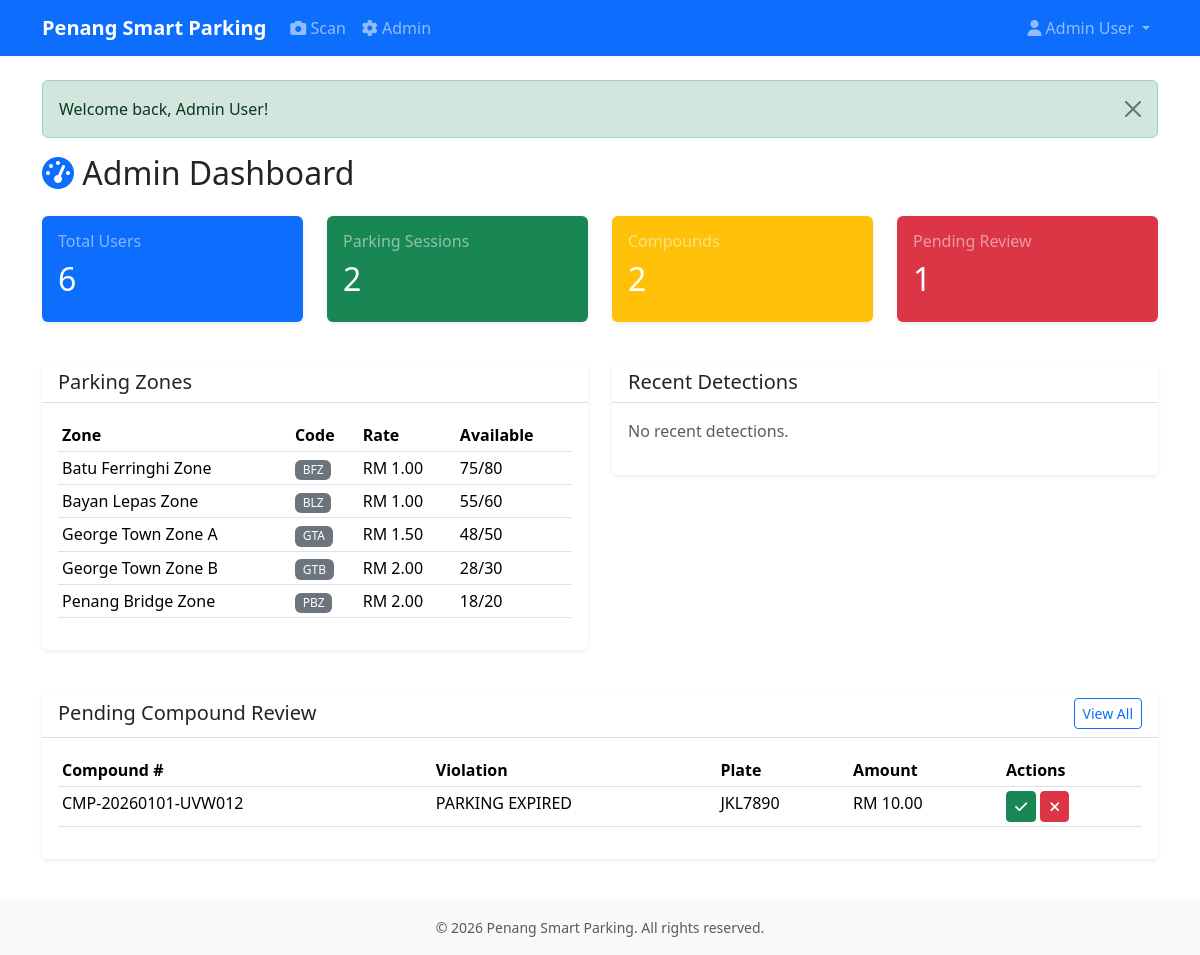
The app's page /Penang_Smart_Parking/admin (signed in) with its own data.
### tables this page shows
CREATE TABLE parking_zones (
    id INT UNSIGNED AUTO_INCREMENT PRIMARY KEY,
    name VARCHAR(255) NOT NULL,
    code VARCHAR(20) NOT NULL UNIQUE,
    address TEXT,
    latitude DECIMAL(10, 7),
    longitude DECIMAL(10, 7),
    hourly_rate DECIMAL(5, 2) NOT NULL DEFAULT 1.00,
    max_duration INT NOT NULL DEFAULT 120,
    capacity INT NOT NULL DEFAULT 100,
    available_spaces INT NOT NULL DEFAULT 100,
    operating_hours JSON,
    weekend_rules JSON,
    holiday_rules JSON,
    enforce_outside_hours TINYINT(1) NOT NULL DEFAULT 0,
    status ENUM('active', 'inactive', 'maintenance') NOT NULL DEFAULT 'active',
    qr_token VARCHAR(64) UNIQUE,
    created_at DATETIME NOT NULL DEFAULT CURRENT_TIMESTAMP,
    updated_at DATETIME NOT NULL DEFAULT CURRENT_TIMESTAMP ON UPDATE CURRENT_TIMESTAMP,
    INDEX idx_code (code),
    INDEX idx_status (status)
);

CREATE TABLE compounds (
    id INT UNSIGNED AUTO_INCREMENT PRIMARY KEY,
    compound_number VARCHAR(50) NOT NULL UNIQUE,
    violation_type VARCHAR(100) NOT NULL,
    normalized_plate VARCHAR(50) NOT NULL,
    plate_snapshot VARCHAR(255),
    vehicle_id INT UNSIGNED,
    customer_id INT UNSIGNED,
    zone_id INT UNSIGNED,
    detection_time DATETIME NOT NULL,
    evidence_path VARCHAR(500),
    amount DECIMAL(10, 2) NOT NULL,
    status ENUM('pending_review', 'issued', 'paid', 'overdue', 'appealed', 'cancelled') NOT NULL DEFAULT 'pending_review',
    issued_by INT UNSIGNED,
    reviewed_by INT UNSIGNED,
    due_date DATETIME NOT NULL,
    paid_at DATETIME,
    review_remarks TEXT,
    created_at DATETIME NOT NULL DEFAULT CURRENT_TIMESTAMP,
    updated_at DATETIME NOT NULL DEFAULT CURRENT_TIMESTAMP ON UPDATE CURRENT_TIMESTAMP,
    FOREIGN KEY (vehicle_id) REFERENCES vehicles(id) ON DELETE SET NULL,
    FOREIGN KEY (customer_id) REFERENCES users(id) ON DELETE SET NULL,
    FOREIGN KEY (zone_id) REFERENCES parking_zones(id) ON DELETE SET NULL,
    FOREIGN KEY (issued_by) REFERENCES users(id),
    FOREIGN KEY (reviewed_by) REFERENCES users(id),
    INDEX idx_compound_number (compound_number),
    INDEX idx_normalized_plate (normalized_plate),
    INDEX idx_status (status),
    INDEX idx_due_date (due_date)
);

### config/bootstrap.php (called while the page is built, shortened)
<?php
require_once __DIR__ . '/../app/helpers/security.php';
require_once __DIR__ . '/../app/controllers/AdminController.php';
function render(string $view, array $data = []): void {
    extract($data);
    require __DIR__ . '/../app/views/partials/header.php';
    require __DIR__ . '/../app/views/' . $view . '.php';
    require __DIR__ . '/../app/views/partials/footer.php';
}

### app/controllers/AdminController.php (called while the page is built, shortened)
<?php
class AdminController {
    private $userModel;
    private $zoneModel;
    private $sessionModel;
    private $compoundService;
    private $aiDetectionModel;
    public function __construct() {
        $this->userModel = new UserModel();
        $this->zoneModel = new \App\Models\ZoneModel();
        $this->sessionModel = new ParkingSessionModel();
        $this->compoundService = new CompoundService();
        $this->aiDetectionModel = new AiDetectionModel();
    }
    public function index() {
        $totalUsers = $this->userModel->count();
        $totalSessions = $this->sessionModel->count();
        $totalCompounds = (new CompoundModel())->count();
        $pendingCompounds = $this->compoundService->getPendingReview();
        $recentDetections = $this->aiDetectionModel->getRecent(10);
        $zones = $this->zoneModel->getActive();
        $todayRevenue = 0;
        $monthRevenue = 0;
        render('admin/dashboard', [
            'totalUsers' => $totalUsers,
            'totalSessions' => $totalSessions,
            'totalCompounds' => $totalCompounds,
            'pendingCompounds' => $pendingCompounds,
            'recentDetections' => $recentDetections,
            'zones' => $zones,
            'todayRevenue' => $todayRevenue,
            'monthRevenue' => $monthRevenue,
        ]);
    }
}

### config/database.php (called while the page is built, shortened)
<?php
function db(): PDO {
    static $pdo = null;
    if ($pdo === null) {
        $host = getenv('DB_HOST') ?: '127.0.0.1';
        $port = getenv('DB_PORT') ?: '3306';
        $dbname = getenv('DB_DATABASE') ?: 'penang_parking';
        $username = getenv('DB_USERNAME') ?: 'root';
        $password = getenv('DB_PASSWORD') ?: '123456';
        $dsn = "mysql:host=$host;port=$port;dbname=$dbname;charset=utf8mb4";
        $options = [
            PDO::ATTR_ERRMODE => PDO::ERRMODE_EXCEPTION,
            PDO::ATTR_DEFAULT_FETCH_MODE => PDO::FETCH_ASSOC,
            PDO::ATTR_EMULATE_PREPARES => false,
            PDO::MYSQL_ATTR_INIT_COMMAND => "SET NAMES utf8mb4 COLLATE utf8mb4_unicode_ci"
        ];
        try {
            $pdo = new PDO($dsn, $username, $password, $options);
        } catch (PDOException $e) {
            error_log("Database connection failed: " . $e->getMessage());
            if (APP_DEBUG) {
                throw $e;
            }
            echo '<!DOCTYPE html><html><body style="font-family:Arial;padding:40px;">';
            echo '<h2>Database Connection Error</h2>';
            echo '<p>Please ensure MySQL is running and the database has been created.</p>';
            echo '<p><strong>Steps to fix:</strong></p>';
            echo '<ol>';
            echo '<li>Open XAMPP Control Panel and start MySQL</li>';
            echo '<li>Go to phpMyAdmin (http://localhost/phpmyadmin)</li>';
            echo '<li>Create database: <code>penang_parking</code></li>';
            echo '<li>Import <code>database/schema.sql</code></li>';
            echo '<li>Optional: Import <code>database/seed.sql</code> for demo data</li>';
            echo '</ol>';
            echo '<p><a href="http://localhost">Back to home</a></p>';
            echo '</body></html>';
            exit;
        }
    }
    return $pdo;
}

### app/models/UserModel.php (called while the page is built, shortened)
<?php
class UserModel {
    private $pdo;
    public function __construct() {
        $this->pdo = db();
    }
    public function count(): int {
        $stmt = $this->pdo->query('SELECT COUNT(*) FROM users');
        return (int)$stmt->fetchColumn();
    }
}

### app/helpers/security.php (called while the page is built, shortened)
<?php
function e(string $value): string {
    return htmlspecialchars($value, ENT_QUOTES, 'UTF-8');
}

### app/models/ParkingSessionModel.php (called while the page is built, shortened)
<?php
class ParkingSessionModel {
    private $pdo;
    public function __construct() {
        $this->pdo = db();
    }
    public function count(): int {
        $stmt = $this->pdo->query('SELECT COUNT(*) FROM parking_sessions');
        return (int)$stmt->fetchColumn();
    }
}

### app/models/CompoundModel.php (called while the page is built, shortened)
<?php
class CompoundModel {
    private $pdo;
    public function __construct() {
        $this->pdo = db();
    }
    public function getPendingReview(): array {
        $stmt = $this->pdo->prepare('SELECT * FROM compounds WHERE status = ? ORDER BY created_at DESC');
        $stmt->execute(['pending_review']);
        return $stmt->fetchAll();
    }
    public function count(): int {
        $stmt = $this->pdo->query('SELECT COUNT(*) FROM compounds');
        return (int)$stmt->fetchColumn();
    }
}

### app/services/CompoundService.php (called while the page is built, shortened)
<?php
class CompoundService {
    private $compoundModel;
    public function __construct() {
        $this->compoundModel = new CompoundModel();
    }
    public function getPendingReview(): array {
        return $this->compoundModel->getPendingReview();
    }
}

### app/models/ZoneModel.php (called while the page is built, shortened)
<?php
class ZoneModel {
    private $pdo;
    public function __construct() {
        $this->pdo = db();
    }
    public function getActive(): array {
        $stmt = $this->pdo->prepare('SELECT * FROM parking_zones WHERE status = ? ORDER BY name');
        $stmt->execute(['active']);
        return $stmt->fetchAll();
    }
}

### app/models/AiDetectionModel.php (called while the page is built, shortened)
<?php
class AiDetectionModel {
    private $pdo;
    public function __construct() {
        $this->pdo = db();
    }
    public function getRecent(int $limit = 20): array {
        $stmt = $this->pdo->prepare('SELECT * FROM ai_detections ORDER BY created_at DESC LIMIT ?');
        $stmt->execute([$limit]);
        return $stmt->fetchAll();
    }
}

### app/views/admin/dashboard.php (the view)
<div class="row">
    <div class="col-12">
        <h2 class="mb-4"><i class="fas fa-tachometer-alt text-primary"></i> Admin Dashboard</h2>
    </div>
</div>
<div class="row g-4">
    <div class="col-md-3">
        <div class="card text-white bg-primary">
            <div class="card-body">
                <h6 class="card-title text-white-50">Total Users</h6>
                <h2><?php echo e($totalUsers); ?></h2>
            </div>
        </div>
    </div>
    <div class="col-md-3">
        <div class="card text-white bg-success">
            <div class="card-body">
                <h6 class="card-title text-white-50">Parking Sessions</h6>
                <h2><?php echo e($totalSessions); ?></h2>
            </div>
        </div>
    </div>
    <div class="col-md-3">
        <div class="card text-white bg-warning">
            <div class="card-body">
                <h6 class="card-title text-white-50">Compounds</h6>
                <h2><?php echo e($totalCompounds); ?></h2>
            </div>
        </div>
    </div>
    <div class="col-md-3">
        <div class="card text-white bg-danger">
            <div class="card-body">
                <h6 class="card-title text-white-50">Pending Review</h6>
                <h2><?php echo e(count($pendingCompounds)); ?></h2>
            </div>
        </div>
    </div>
</div>
<div class="row mt-4">
    <div class="col-md-6">
        <div class="card">
            <div class="card-header">
                <h5 class="mb-0">Parking Zones</h5>
            </div>
            <div class="card-body">
                <table class="table table-sm">
                    <thead>
                        <tr><th>Zone</th><th>Code</th><th>Rate</th><th>Available</th></tr>
                    </thead>
                    <tbody>
                        <?php foreach ($zones as $zone): ?>
                        <tr>
                            <td><?php echo e($zone['name']); ?></td>
                            <td><span class="badge bg-secondary"><?php echo e($zone['code']); ?></span></td>
                            <td>RM <?php echo number_format($zone['hourly_rate'], 2); ?></td>
                            <td><?php echo e($zone['available_spaces']); ?>/<?php echo e($zone['capacity']); ?></td>
                        </tr>
                        <?php endforeach; ?>
                    </tbody>
                </table>
            </div>
        </div>
    </div>
    <div class="col-md-6">
        <div class="card">
            <div class="card-header">
                <h5 class="mb-0">Recent Detections</h5>
            </div>
            <div class="card-body">
                <?php if (count($recentDetections) > 0): ?>
                <ul class="list-group list-group-flush">
                    <?php foreach (array_slice($recentDetections, 0, 5) as $det): ?>
                    <li class="list-group-item d-flex justify-content-between">
                        <span><?php echo e($det['plate'] ?? 'N/A'); ?></span>
                        <span class="badge bg-<?php echo $det['status'] === 'violation' ? 'danger' : 'success'; ?>">
                            <?php echo e(ucfirst($det['status'])); ?>
                        </span>
                    </li>
                    <?php endforeach; ?>
                </ul>
                <?php else: ?>
                <p class="text-muted">No recent detections.</p>
                <?php endif; ?>
            </div>
        </div>
    </div>
</div>
<div class="row mt-4">
    <div class="col-12">
        <div class="card">
            <div class="card-header d-flex justify-content-between align-items-center">
                <h5 class="mb-0">Pending Compound Review</h5>
                <a href="<?php echo APP_URL; ?>/admin/compounds" class="btn btn-sm btn-outline-primary">View All</a>
            </div>
            <div class="card-body">
                <?php if (count($pendingCompounds) > 0): ?>
                <div class="table-responsive">
                    <table class="table table-sm">
                        <thead>
                            <tr><th>Compound #</th><th>Violation</th><th>Plate</th><th>Amount</th><th>Actions</th></tr>
                        </thead>
                        <tbody>
                            <?php foreach (array_slice($pendingCompounds, 0, 5) as $compound): ?>
                            <tr>
                                <td><?php echo e($compound['compound_number']); ?></td>
                                <td><?php echo e(str_replace('_', ' ', $compound['violation_type'])); ?></td>
                                <td><?php echo e($compound['normalized_plate']); ?></td>
                                <td>RM <?php echo number_format($compound['amount'], 2); ?></td>
                                <td>
                                    <button class="btn btn-sm btn-success" onclick="adminReview(<?php echo $compound['id']; ?>, 'issued')">
                                        <i class="fas fa-check"></i>
                                    </button>
                                    <button class="btn btn-sm btn-danger" onclick="adminReview(<?php echo $compound['id']; ?>, 'rejected')">
                                        <i class="fas fa-times"></i>
                                    </button>
                                </td>
                            </tr>
                            <?php endforeach; ?>
                        </tbody>
                    </table>
                </div>
                <?php else: ?>
                <p class="text-muted">No pending compounds.</p>
                <?php endif; ?>
            </div>
        </div>
    </div>
</div>

### records on screen
parking_zones: name "Batu Ferringhi Zone", code "BFZ", hourly_rate "1.00", available_spaces "75", capacity "80"
parking_zones: name "Bayan Lepas Zone", code "BLZ", hourly_rate "1.00", available_spaces "55", capacity "60"
parking_zones: name "George Town Zone A", code "GTA", hourly_rate "1.50", available_spaces "48", capacity "50"
parking_zones: name "George Town Zone B", code "GTB", hourly_rate "2.00", available_spaces "28", capacity "30"
parking_zones: name "Penang Bridge Zone", code "PBZ", hourly_rate "2.00", available_spaces "18", capacity "20"
compounds: compound_number "CMP-20260101-UVW012", violation_type "PARKING EXPIRED", normalized_plate "JKL7890", amount "10.00"

### other values on screen
APP_NAME "Penang Smart Parking"
currentUser()['full_name'] "Admin User"
$_SESSION['flash_message'] "Welcome back, Admin User!"
$totalUsers "6"
$totalSessions "2"
$totalCompounds "2"
count($pendingCompounds) "1"
